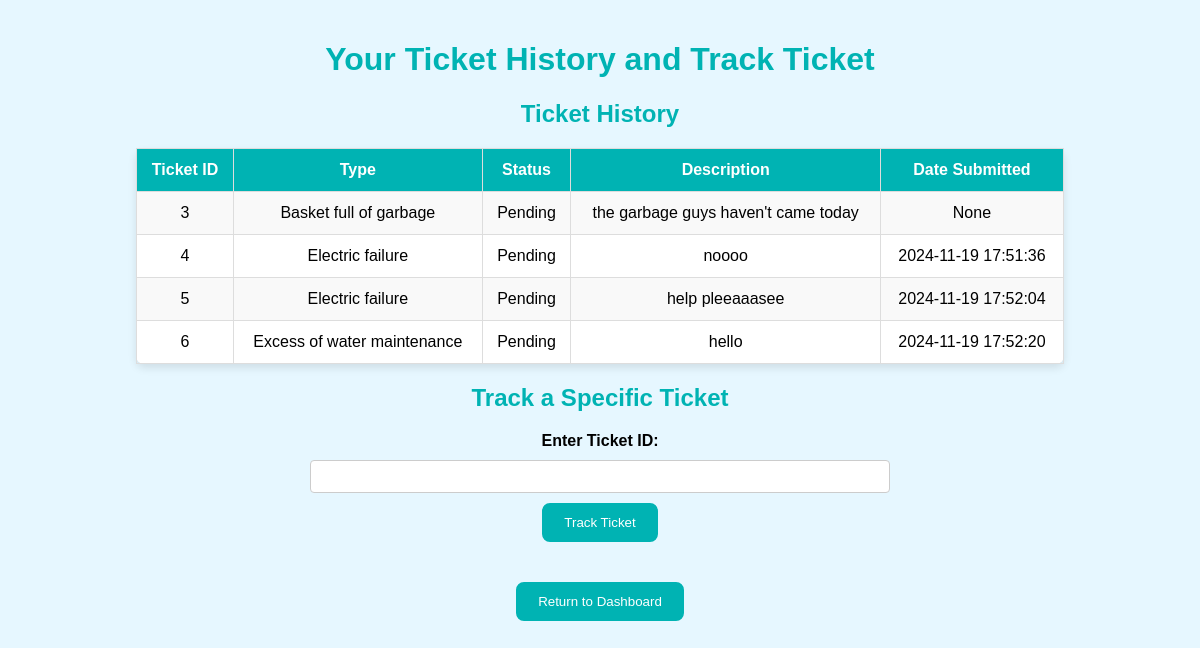
The page /track_and_history (signed in) on the database its author committed.
### tables this page shows
CREATE TABLE tickets (
    id INTEGER PRIMARY KEY AUTOINCREMENT,
    username TEXT NOT NULL,
    ticket_type TEXT NOT NULL,
    description TEXT,
    submission_channel TEXT,
    submission_time TEXT,
    status TEXT DEFAULT 'Pending',
    assigned_agent TEXT,
    priority TEXT,
    category TEXT
);

### Primary.py (the view, shortened to what this page needs)
@app.route('/track_and_history', methods=['GET', 'POST'])
def track_and_history():
    if 'role' in session and session['role'] == 'Client':
        conn = get_db_connection()
        username = session.get('username')
        tickets = conn.execute('SELECT * FROM tickets WHERE username = ?', (username,)).fetchall()
        conn.close()
        return render_template('track_and_history.html', tickets=tickets)
    return redirect(url_for('home'))

### Primary.py (called while the page is built)
def get_db_connection():
    conn = sqlite3.connect('database.db')  # Connects to the database file
    conn.row_factory = sqlite3.Row  # Enables dictionary-like access to rows
    return conn

### templates/track_and_history.html (shortened to what this page needs)
<!DOCTYPE html>
<html lang="en">
<head>
</head>
<body>
    <h1>Your Ticket History and Track Ticket</h1>
    <h2>Ticket History</h2>
    <table>
        <tr>
            <th>Ticket ID</th>
            <th>Type</th>
            <th>Status</th>
            <th>Description</th>
            <th>Date Submitted</th>
        </tr>
        {% for ticket in tickets %}
        <tr>
            <td>{{ ticket['id'] }}</td>
            <td>{{ ticket['ticket_type'] }}</td>
            <td>{{ ticket['status'] }}</td>
            <td>{{ ticket['description'] }}</td>
            <td>{{ ticket['submission_time'] }}</td>
        </tr>
        {% endfor %}
    </table>
    <h2>Track a Specific Ticket</h2>
    <form action="{{ url_for('view_ticket_details') }}" method="POST">
        <label for="ticket_id">Enter Ticket ID:</label>
        <input type="text" name="ticket_id" id="ticket_id" required>
        <button type="submit">Track Ticket</button>
    </form>
    <form action="{{ url_for('client_dashboard') }}">
        <button type="submit" class="return-button">Return to Dashboard</button>
    </form>
</body>
</html>

### templates/track_and_history.html (style rules this page uses)
body { font-family: Arial, sans-serif; background-color: #e6f7ff; margin: 0; padding: 20px; }
h1, h2, h3 { color: #00b3b3; text-align: center; }
table { width: 80%; border-collapse: collapse; margin: 20px auto; background-color: #fff; border-radius: 8px; box-shadow: 0 4px 8px rgba(0, 0, 0, 0.1); }
th, td { border: 1px solid #ddd; padding: 12px; text-align: center; }
th { background-color: #00b3b3; color: #fff; }
tr:nth-child(even) { background-color: #f9f9f9; }
form { margin: 20px auto; text-align: center; }
label { font-weight: bold; display: block; margin-bottom: 10px; text-align: center; }
input[type="text"] { padding: 8px; margin-bottom: 10px; border: 1px solid #ccc; border-radius: 4px; width: 50%; box-sizing: border-box; display: block; margin: 0 auto; }
button { background-color: #00b3b3; border-style: solid; border-color: #00b3b3; color: #fff; padding: 10px 20px; border-radius: 8px; cursor: pointer; transition: background-color 0.45s, color 0.45s; display: inline-block; margin-top: 10px; }
.return-button { background-color: #00b3b3; color: #fff; text-align: center; text-decoration: none; border-style: solid; border-color: #00b3b3; padding: 10px 20px; border-radius: 8px; cursor: pointer; transition: background-color 0.45s, color 0.45s; display: inline-block; margin-top: 20px; }

### rows shown on the page
tickets: id "3", ticket_type "Basket full of garbage", status "Pending", description "the garbage guys haven't came today", submission_time "None"
tickets: id "4", ticket_type "Electric failure", status "Pending", description "noooo", submission_time "2024-11-19 17:51:36"
tickets: id "5", ticket_type "Electric failure", status "Pending", description "help pleeaaasee", submission_time "2024-11-19 17:52:04"
tickets: id "6", ticket_type "Excess of water maintenance", status "Pending", description "hello", submission_time "2024-11-19 17:52:20"
